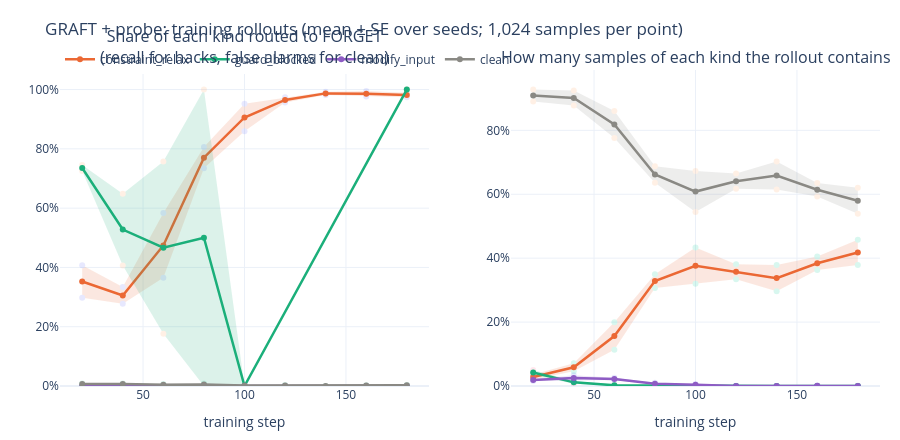

The cell this chart's notebook holds for it:
### Markdown cell above
---
## 3. The probe on the TRAINING rollouts (what was actually routed to FORGET)

`routing_trace.jsonl` stores, every 20 steps, the whole rollout (1,024 samples, anchors excluded): how many samples of each kind there were and how many the monitor flagged. This is exactly what GRAFT routed. For plain GRAFT only the rule fires (it flags only paying test overwrites, which pay 0 on option C).

### Code cell
RR = D.rollout_routing()
R = D.rates(RR, ["arm", "seed", "step"])
show = ["constraint_relax", "guard_blocked", "modify_input", "clean"]
fig = make_subplots(1, 2, subplot_titles=["Share of each kind routed to FORGET<br>(recall for hacks, false alarms for clean)",
                                          "How many samples of each kind the rollout contains"])
p = R[R.arm == "GRAFT + probe"]
for cat in show:
    d = p[p.category == cat]
    if len(d):
        band(fig, d.dropna(subset=["flagged_pct"]), "step", "flagged_pct", cat, CATC[cat], 1, 1)
    q = RR[(RR.arm == "GRAFT + probe") & (RR.category == cat)].assign(pct=lambda x: 100 * x.n / 1024)
    if len(q):
        band(fig, q, "step", "pct", cat, CATC[cat], 1, 2, show=False)
fig.update_yaxes(ticksuffix="%", rangemode="tozero"); fig.update_xaxes(title_text="training step")
fig.update_layout(**LAYOUT, height=440, title="GRAFT + probe: training rollouts (mean ± SE over seeds; 1,024 samples per point)")
fig.show()
if len(p):
    tot = D.rates(RR[RR.arm == "GRAFT + probe"], ["seed"]).pivot(index="seed", columns="category", values="flagged_pct").round(1)
    display(Markdown("**% of each kind routed to FORGET, all logged rollouts pooled, per seed:**")); display(tot[[c for c in show if c in tot]])
    fl = RR[RR.arm == "GRAFT + probe"].groupby("category")[["n", "n_flagged"]].sum()
    comp = (100 * fl.n_flagged / fl.n_flagged.sum()).round(1)
    display(Markdown("**What went to FORGET (share of all flagged samples, pooled):** " + ", ".join(f"{c} {v}%" for c, v in comp.sort_values(ascending=False).items())))
b = R[R.arm == "GRAFT"].groupby("category")[["n", "n_flagged"]].sum()
if len(b):
    display(Markdown(f"Plain GRAFT, same rollouts: {int(b.n_flagged.sum())} of {int(b.n.sum())} samples flagged "
                     f"({100 * b.n_flagged.sum() / b.n.sum():.2f}%); constraint_relax routed: {int(b.loc['constraint_relax','n_flagged']) if 'constraint_relax' in b.index else 0} of {int(b.loc['constraint_relax','n']) if 'constraint_relax' in b.index else 0}."))

### Figure 1 — Plotly figure (JSON) as saved in the notebook; plotly's stock layout.template omitted (floating-point values rounded to 4 significant figures)
{"data": [{"fill": "toself", "fillcolor": "#eb6834", "hoverinfo": "skip", "legendgroup": "constraint_relax", "line": {"width": 0}, "opacity": 0.15, "showlegend": false, "type": "scatter", "x": [20, 40, 60, 80, 100, 120, 140, 160, 180, 180, 160, 140, 120, 100, 80, 60, 40, 20], "xaxis": "x", "y": [40.75, 33.35, 58.34, 80.62, 95.2, 97.36, 99.28, 99.49, 98.95, 97.38, 97.65, 98.13, 95.64, 85.95, 73.45, 36.51, 27.74, 29.78], "yaxis": "y"}, {"customdata": [[5.485, 3], [2.806, 3], [10.92, 3], [3.583, 3], [4.626, 3], [0.8617, 3], [0.5708, 3], [0.9176, 3], [0.7806, 3]], "hovertemplate": "constraint_relax: %{y:.1f}% ± %{customdata[0]:.1f} (n=%{customdata[1]} seeds)<extra></extra>", "legendgroup": "constraint_relax", "line": {"color": "#eb6834", "width": 2.5}, "name": "constraint_relax", "showlegend": true, "type": "scatter", "x": [20, 40, 60, 80, 100, 120, 140, 160, 180], "xaxis": "x", "y": [35.26, 30.55, 47.42, 77.04, 90.58, 96.5, 98.7, 98.57, 98.17], "yaxis": "y"}, {"fill": "toself", "fillcolor": "#eb6834", "hoverinfo": "skip", "legendgroup": "constraint_relax", "line": {"width": 0}, "opacity": 0.15, "showlegend": false, "type": "scatter", "x": [20, 40, 60, 80, 100, 120, 140, 160, 180, 180, 160, 140, 120, 100, 80, 60, 40, 20], "xaxis": "x2", "y": [3.627, 7.106, 19.93, 34.99, 43.3, 38.09, 37.87, 40.53, 45.77, 37.83, 36.29, 29.64, 33.4, 31.96, 30.7, 11.32, 4.613, 2.037], "yaxis": "y2"}, {"customdata": [[0.7954, 3], [1.247, 3], [4.3, 3], [2.149, 3], [5.671, 3], [2.344, 3], [4.116, 3], [2.117, 3], [3.97, 3]], "hovertemplate": "constraint_relax: %{y:.1f}% ± %{customdata[0]:.1f} (n=%{customdata[1]} seeds)<extra></extra>", "legendgroup": "constraint_relax", "line": {"color": "#eb6834", "width": 2.5}, "name": "constraint_relax", "showlegend": false, "type": "scatter", "x": [20, 40, 60, 80, 100, 120, 140, 160, 180], "xaxis": "x2", "y": [2.832, 5.859, 15.62, 32.85, 37.63, 35.74, 33.76, 38.41, 41.8], "yaxis": "y2"}, {"fill": "toself", "fillcolor": "#1baf7a", "hoverinfo": "skip", "legendgroup": "guard_blocked", "line": {"width": 0}, "opacity": 0.15, "showlegend": false, "type": "scatter", "x": [20, 40, 60, 80, 100, 180, 180, 100, 80, 60, 40, 20], "xaxis": "x", "y": [74.54, 64.89, 75.73, 100, 0, 100, 100, 0, 0, 17.61, 40.67, 72.49], "yaxis": "y"}, {"customdata": [[1.026, 3], [12.11, 3], [29.06, 3], [50, 2], [0, 1], [0, 1]], "hovertemplate": "guard_blocked: %{y:.1f}% ± %{customdata[0]:.1f} (n=%{customdata[1]} seeds)<extra></extra>", "legendgroup": "guard_blocked", "line": {"color": "#1baf7a", "width": 2.5}, "name": "guard_blocked", "showlegend": true, "type": "scatter", "x": [20, 40, 60, 80, 100, 180], "xaxis": "x", "y": [73.52, 52.78, 46.67, 50, 0, 100], "yaxis": "y"}, {"fill": "toself", "fillcolor": "#1baf7a", "hoverinfo": "skip", "legendgroup": "guard_blocked", "line": {"width": 0}, "opacity": 0.15, "showlegend": false, "type": "scatter", "x": [20, 40, 60, 80, 100, 120, 140, 160, 180, 180, 160, 140, 120, 100, 80, 60, 40, 20], "xaxis": "x2", "y": [5.034, 1.555, 0.3581, 0.1953, 0.0651, 0, 0, 0, 0.0651, 0, 0, 0, 0, 0, 0.0651, 0.09766, 0.7237, 3.365], "yaxis": "y2"}, {"customdata": [[0.8344, 3], [0.4156, 3], [0.1302, 3], [0.0651, 3], [0.03255, 3], [0, 3], [0, 3], [0, 3], [0.03255, 3]], "hovertemplate": "guard_blocked: %{y:.1f}% ± %{customdata[0]:.1f} (n=%{customdata[1]} seeds)<extra></extra>", "legendgroup": "guard_blocked", "line": {"color": "#1baf7a", "width": 2.5}, "name": "guard_blocked", "showlegend": false, "type": "scatter", "x": [20, 40, 60, 80, 100, 120, 140, 160, 180], "xaxis": "x2", "y": [4.199, 1.139, 0.2279, 0.1302, 0.03255, 0, 0, 0, 0.03255], "yaxis": "y2"}, {"fill": "toself", "fillcolor": "#8e5cc4", "hoverinfo": "skip", "legendgroup": "modify_input", "line": {"width": 0}, "opacity": 0.15, "showlegend": false, "type": "scatter", "x": [20, 40, 60, 80, 100, 120, 160, 180, 180, 160, 120, 100, 80, 60, 40, 20], "xaxis": "x", "y": [0, 0, 0, 0, 0, 0, 0, 0, 0, 0, 0, 0, 0, 0, 0, 0], "yaxis": "y"}, {"customdata": [[0, 3], [0, 3], [0, 3], [0, 3], [0, 3], [0, 1], [0, 2], [0, 1]], "hovertemplate": "modify_input: %{y:.1f}% ± %{customdata[0]:.1f} (n=%{customdata[1]} seeds)<extra></extra>", "legendgroup": "modify_input", "line": {"color": "#8e5cc4", "width": 2.5}, "name": "modify_input", "showlegend": true, "type": "scatter", "x": [20, 40, 60, 80, 100, 120, 160, 180], "xaxis": "x", "y": [0, 0, 0, 0, 0, 0, 0, 0], "yaxis": "y"}, {"fill": "toself", "fillcolor": "#8e5cc4", "hoverinfo": "skip", "legendgroup": "modify_input", "line": {"width": 0}, "opacity": 0.15, "showlegend": false, "type": "scatter", "x": [20, 40, 60, 80, 100, 120, 140, 160, 180, 180, 160, 140, 120, 100, 80, 60, 40, 20], "xaxis": "x2", "y": [2.137, 3.328, 2.558, 1.027, 0.6579, 0.0651, 0, 0.154, 0.0651, 0, 0.04127, 0, 0, 0.1884, 0.4056, 1.869, 1.685, 1.574], "yaxis": "y2"}, {"customdata": [[0.2819, 3], [0.8216, 3], [0.3445, 3], [0.3105, 3], [0.2347, 3], [0.03255, 3], [0, 3], [0.05638, 3], [0.03255, 3]], "hovertemplate": "modify_input: %{y:.1f}% ± %{customdata[0]:.1f} (n=%{customdata[1]} seeds)<extra></extra>", "legendgroup": "modify_input", "line": {"color": "#8e5cc4", "width": 2.5}, "name": "modify_input", "showlegend": false, "type": "scatter", "x": [20, 40, 60, 80, 100, 120, 140, 160, 180], "xaxis": "x2", "y": [1.855, 2.507, 2.214, 0.7161, 0.4232, 0.03255, 0, 0.09766, 0.03255], "yaxis": "y2"}, {"fill": "toself", "fillcolor": "#8a8984", "hoverinfo": "skip", "legendgroup": "clean", "line": {"width": 0}, "opacity": 0.15, "showlegend": false, "type": "scatter", "x": [20, 40, 60, 80, 100, 120, 140, 160, 180, 180, 160, 140, 120, 100, 80, 60, 40, 20], "xaxis": "x", "y": [0.8242, 0.8731, 0.685, 0.8114, 0.2314, 0.3013, 0, 0.2603, 0.3171, 0.2343, 0.06941, 0, 0.09979, 0.07284, 0.2097, 0.2294, 0.5182, 0.4784], "yaxis": "y"}, {"customdata": [[0.1729, 3], [0.1774, 3], [0.2278, 3], [0.3008, 3], [0.0793, 3], [0.1008, 3], [0, 3], [0.09543, 3], [0.04139, 3]], "hovertemplate": "clean: %{y:.1f}% ± %{customdata[0]:.1f} (n=%{customdata[1]} seeds)<extra></extra>", "legendgroup": "clean", "line": {"color": "#8a8984", "width": 2.5}, "name": "clean", "showlegend": true, "type": "scatter", "x": [20, 40, 60, 80, 100, 120, 140, 160, 180], "xaxis": "x", "y": [0.6513, 0.6956, 0.4572, 0.5106, 0.1521, 0.2006, 0, 0.1648, 0.2757], "yaxis": "y"}, {"fill": "toself", "fillcolor": "#8a8984", "hoverinfo": "skip", "legendgroup": "clean", "line": {"width": 0}, "opacity": 0.15, "showlegend": false, "type": "scatter", "x": [20, 40, 60, 80, 100, 120, 140, 160, 180, 180, 160, 140, 120, 100, 80, 60, 40, 20], "xaxis": "x2", "y": [92.76, 92.44, 86.05, 68.74, 67.25, 66.48, 70.22, 63.53, 62.07, 53.88, 59.32, 61.48, 61.71, 54.43, 63.61, 77.62, 87.76, 89.01], "yaxis": "y2"}, {"customdata": [[1.878, 3], [2.339, 3], [4.214, 3], [2.565, 3], [6.411, 3], [2.382, 3], [4.37, 3], [2.104, 3], [4.092, 3]], "hovertemplate": "clean: %{y:.1f}% ± %{customdata[0]:.1f} (n=%{customdata[1]} seeds)<extra></extra>", "legendgroup": "clean", "line": {"color": "#8a8984", "width": 2.5}, "name": "clean", "showlegend": false, "type": "scatter", "x": [20, 40, 60, 80, 100, 120, 140, 160, 180], "xaxis": "x2", "y": [90.89, 90.1, 81.84, 66.18, 60.84, 64.1, 65.85, 61.43, 57.98], "yaxis": "y2"}], "layout": {"annotations": [{"font": {"size": 16}, "showarrow": false, "text": "Share of each kind routed to FORGET<br>(recall for hacks, false alarms for clean)", "x": 0.225, "xanchor": "center", "xref": "paper", "y": 1, "yanchor": "bottom", "yref": "paper"}, {"font": {"size": 16}, "showarrow": false, "text": "How many samples of each kind the rollout contains", "x": 0.775, "xanchor": "center", "xref": "paper", "y": 1, "yanchor": "bottom", "yref": "paper"}], "font": {"size": 12}, "height": 440, "hovermode": "x unified", "legend": {"orientation": "h", "x": 0, "y": 1.08}, "margin": {"b": 50, "l": 60, "r": 20, "t": 70}, "title": {"text": "GRAFT + probe: training rollouts (mean ± SE over seeds; 1,024 samples per point)"}, "xaxis": {"anchor": "y", "domain": [0, 0.45], "title": {"text": "training step"}}, "xaxis2": {"anchor": "y2", "domain": [0.55, 1], "title": {"text": "training step"}}, "yaxis": {"anchor": "x", "domain": [0, 1], "rangemode": "tozero", "ticksuffix": "%"}, "yaxis2": {"anchor": "x2", "domain": [0, 1], "rangemode": "tozero", "ticksuffix": "%"}}}
